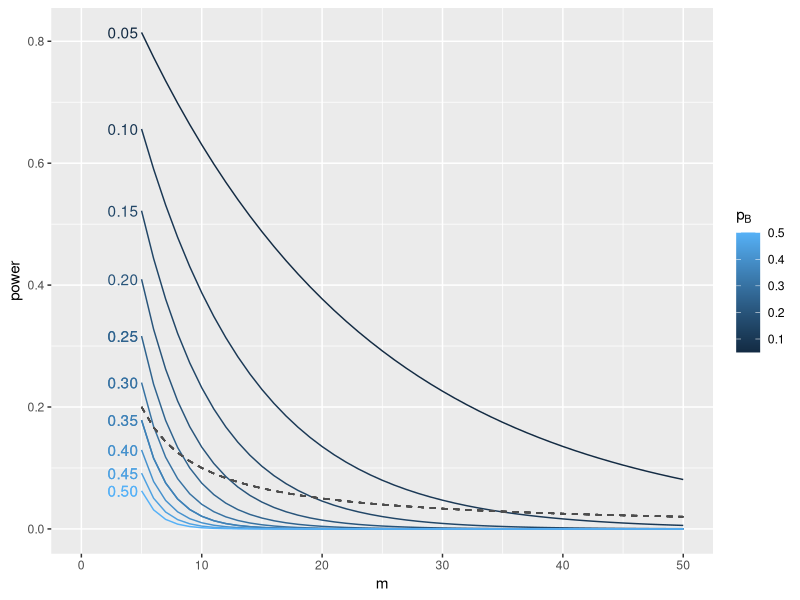
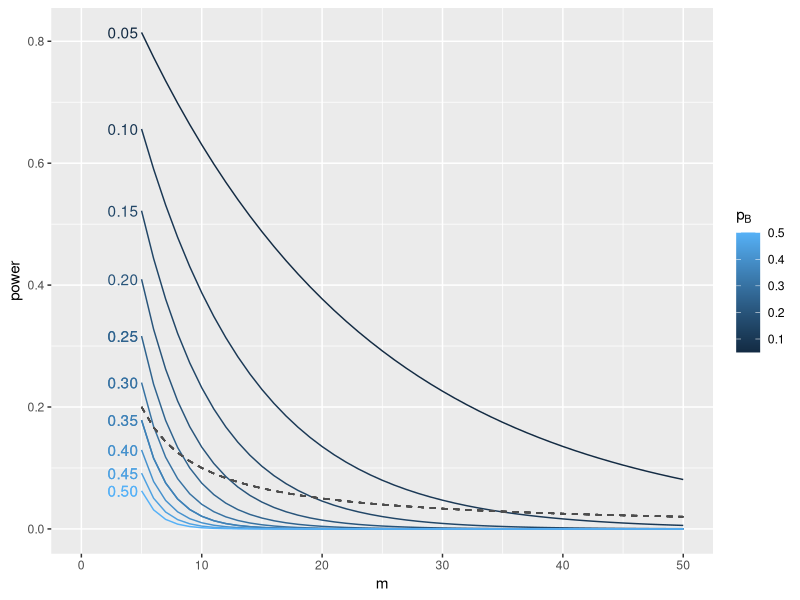

These charts were generated, in order, by the following R code:

library(ggplot2)

powerdf <- data.frame(expand.grid(m = 5:50,
pb=c(seq(0.05,0.5, by=0.05), seq(0.25, 0.5, by=0.05))))

powerdf$power <- with(powerdf, (1-pb)^(m-1))

qplot(m, power, geom="line", group=pb, data=powerdf, colour=pb) + geom_line(aes(m, 1/m), colour="grey30", lty=2) + geom_text(aes(label=sprintf("%.2f",pb)), data=subset(powerdf, m==5), hjust=1.1) + xlim(c(0,50)) + scale_colour_gradient(name=expression(p[B]))
ggsave(file="powerplot.pdf")